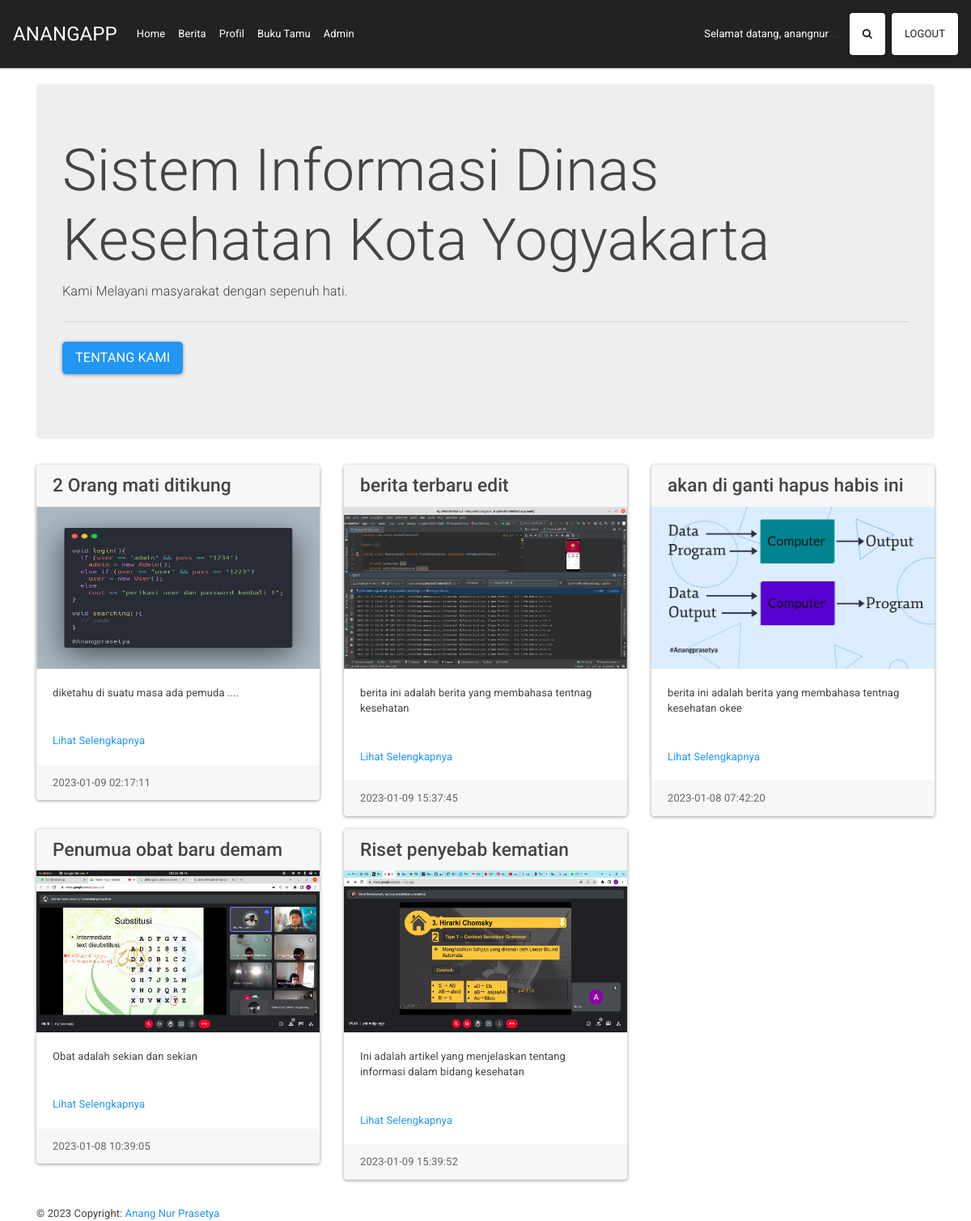
/ (signed in), run on the app's committed database.
### tables this page shows
CREATE TABLE `berita` (
  `id_berita` int NOT NULL,
  `judul_berita` varchar(30) NOT NULL,
  `isi_berita` text NOT NULL,
  `gambar_berita` varchar(100) NOT NULL,
  `tanggal_berita` timestamp NOT NULL DEFAULT CURRENT_TIMESTAMP ON UPDATE CURRENT_TIMESTAMP,
  `slug_berita` varchar(400) NOT NULL
);

### StoragePWD/Controller_Praktikum.php (called while the page is built, shortened)
<?php
class Controller
{
    public function view($value, $data = [])
    {
        require_once '../ResourcesPWD/ViewsPWD/' . $value . '.php';
    }
}

### AppPWD/ControllersPWD/HomeController.php (called while the page is built, shortened)
<?php
class HomeController extends Controller
{
    private $beritaModel;
    public function __construct()
    {
        $this->beritaModel = $this->model('BeritaModel');
    }
    public function index()
    {
        $data["berita"] = $this->beritaModel->getAll();
        $this->view('index', $data);
    }
}

### StoragePWD/App_Praktikum.php (called while the page is built, shortened)
<?php
class App
{
    protected $method = Method;
    protected $params = [];
    public function __construct()
    {
        $this->controller = new $this->controller;
        call_user_func_array([$this->controller, $this->method], $this->params);
    }
}

### public/index.php (called while the page is built, shortened)
<?php
$app = new App;

### AppPWD/ModelsPWD/BeritaModel.php (called while the page is built, shortened)
<?php
class BeritaModel
{
    private $table = 'berita';
    private $db;
    public function __construct()
    {
        $this->db = new Database;
    }
    public function getAll()
    {
        $query = "SELECT * FROM $this->table";
        $this->db->query($query);
        $x = $this->db->execute();
        if ($x->num_rows > 0) {
            return $x->fetch_all(MYSQLI_ASSOC);
        } else {
            return null;
        }
    }
}

### StoragePWD/Database_Praktikum.php (called while the page is built, shortened)
<?php
class Database
{
    private $host = DB_HOST;
    private $user = DB_USER;
    private $pass = DB_PASS;
    private $db_name = DB_NAME;
    private $dbh;
    private $stmt;
    public function __construct()
    {
        $this->dbh = new mysqli($this->host, $this->user, $this->pass, $this->db_name);
    }
    public function query($qr)
    {
        $this->stmt = $qr;
    }
    public function execute()
    {
        return $this->dbh->query($this->stmt);
    }
}

### ResourcesPWD/ViewsPWD/index.php (the view)
<div class="row">
    <div class="container">
        <div class="space">
            <div class="jumbotron">
                <h1 class="display-3">Sistem Informasi Dinas Kesehatan Kota Yogyakarta</h1>
                <p class="lead">Kami Melayani masyarakat dengan sepenuh hati.</p>
                <hr class="my-4">
                <p class="lead">
                    <a class="btn btn-primary btn-lg" href="<?= BASEURL . 'homecontroller/about'; ?>" role="button">Tentang Kami</a>
                </p>
            </div>
        </div>
    </div>
</div>
<div class="row">
    <div class="container">
        <div class="row">
            <?php foreach ($data["berita"] as $data) : ?>
                <div class="col-sm-4">
                    <div class="card mb-3">
                        <h3 class="card-header"><?php echo $data["judul_berita"]; ?></h3>
                        <img style="height: 200px; width: 100%; display: block;" src="<?php echo static_file . $data['gambar_berita']; ?>" alt="Card image">
                        <div class="card-body">
                            <p class="card-text"><?php echo $data["isi_berita"]; ?></p>
                        </div>
                        <div class="card-body">
                            <a href="<?php echo BASEURL . 'berita/detail/' . $data['slug_berita']; ?>" class="card-link">Lihat Selengkapnya</a>
                        </div>
                        <div class="card-footer text-muted">
                            <?php echo $data["tanggal_berita"]; ?>
                        </div>
                    </div>
                </div>
            <?php endforeach; ?>
        </div>
    </div>
</div>

### data on the page
berita: judul_berita "2 Orang mati ditikung", gambar_berita (picture), isi_berita "diketahu di suatu masa ada pemuda ....", tanggal_berita "2023-01-09 02:17:11"
berita: judul_berita "berita terbaru edit", gambar_berita (picture), isi_berita "berita ini adalah berita yang membahasa tentnag kesehatan", tanggal_berita "2023-01-09 15:37:45"
berita: judul_berita "akan di ganti hapus habis ini", gambar_berita (picture), isi_berita "berita ini adalah berita yang membahasa tentnag kesehatan okee", tanggal_berita "2023-01-08 07:42:20"
berita: judul_berita "Penumua obat baru demam", gambar_berita (picture), isi_berita "Obat adalah sekian dan sekian", tanggal_berita "2023-01-08 10:39:05"
berita: judul_berita "Riset penyebab kematian", gambar_berita (picture), isi_berita "Ini adalah artikel yang menjelaskan tentang informasi dalam bidang kesehatan", tanggal_berita "2023-01-09 15:39:52"

### other printed values
$_SESSION['username'] "anangnur"
